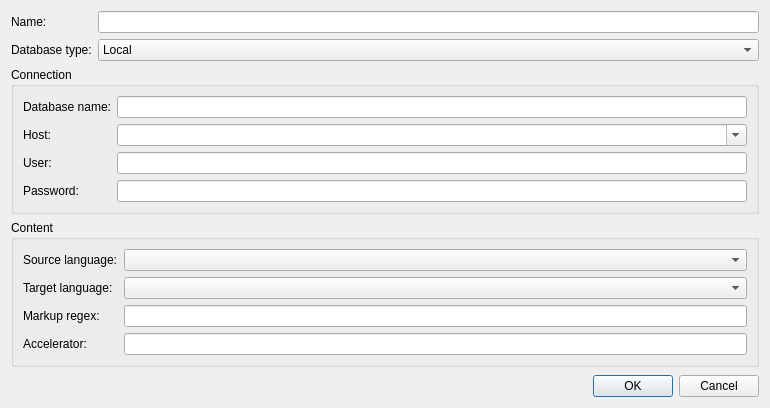
<?xml version="1.0" encoding="UTF-8"?>
<ui version="4.0">
 <class>DBParams</class>
 <widget class="QWidget" name="DBParams">
  <property name="geometry">
   <rect>
    <x>0</x>
    <y>0</y>
    <width>770</width>
    <height>408</height>
   </rect>
  </property>
  <layout class="QGridLayout">
   <property name="sizeConstraint">
    <enum>QLayout::SetMinimumSize</enum>
   </property>
   <item row="0" column="1">
    <widget class="QLineEdit" name="name"/>
   </item>
   <item row="6" column="0" colspan="2">
    <widget class="QGroupBox" name="connectionBox">
     <property name="title">
      <string>Connection</string>
     </property>
     <layout class="QFormLayout" name="formLayout_2">
      <property name="fieldGrowthPolicy">
       <enum>QFormLayout::AllNonFixedFieldsGrow</enum>
      </property>
      <item row="0" column="0">
       <widget class="QLabel" name="label_10">
        <property name="text">
         <string>Database name:</string>
        </property>
       </widget>
      </item>
      <item row="0" column="1">
       <widget class="QLineEdit" name="dbName"/>
      </item>
      <item row="1" column="0">
       <widget class="QLabel" name="label_7">
        <property name="text">
         <string>Host:</string>
        </property>
       </widget>
      </item>
      <item row="1" column="1">
       <widget class="QComboBox" name="dbHost">
        <property name="editable">
         <bool>true</bool>
        </property>
       </widget>
      </item>
      <item row="2" column="0">
       <widget class="QLabel" name="label_8">
        <property name="text">
         <string>User:</string>
        </property>
       </widget>
      </item>
      <item row="2" column="1">
       <widget class="QLineEdit" name="dbUser"/>
      </item>
      <item row="3" column="0">
       <widget class="QLabel" name="label_9">
        <property name="text">
         <string>Password:</string>
        </property>
       </widget>
      </item>
      <item row="3" column="1">
       <widget class="QLineEdit" name="dbPasswd">
        <property name="echoMode">
         <enum>QLineEdit::Password</enum>
        </property>
       </widget>
      </item>
     </layout>
    </widget>
   </item>
   <item row="1" column="1">
    <widget class="QComboBox" name="dbType">
     <item>
      <property name="text">
       <string>Local</string>
      </property>
     </item>
    </widget>
   </item>
   <item row="0" column="0">
    <widget class="QLabel" name="label">
     <property name="text">
      <string>Name:</string>
     </property>
    </widget>
   </item>
   <item row="1" column="0">
    <widget class="QLabel" name="label_6">
     <property name="text">
      <string>Database type:</string>
     </property>
    </widget>
   </item>
   <item row="7" column="0" colspan="2">
    <widget class="QGroupBox" name="contentBox">
     <property name="title">
      <string>Content</string>
     </property>
     <layout class="QFormLayout" name="formLayout">
      <property name="fieldGrowthPolicy">
       <enum>QFormLayout::AllNonFixedFieldsGrow</enum>
      </property>
      <item row="0" column="0">
       <widget class="QLabel" name="label_4">
        <property name="text">
         <string>Source language:</string>
        </property>
       </widget>
      </item>
      <item row="0" column="1">
       <widget class="KComboBox" name="sourceLang"/>
      </item>
      <item row="1" column="0">
       <widget class="QLabel" name="label_5">
        <property name="text">
         <string>Target language:</string>
        </property>
       </widget>
      </item>
      <item row="1" column="1">
       <widget class="KComboBox" name="targetLang"/>
      </item>
      <item row="2" column="1">
       <widget class="QLineEdit" name="markup"/>
      </item>
      <item row="2" column="0">
       <widget class="QLabel" name="label_2">
        <property name="text">
         <string>Markup regex:</string>
        </property>
       </widget>
      </item>
      <item row="3" column="1">
       <widget class="QLineEdit" name="accel"/>
      </item>
      <item row="3" column="0">
       <widget class="QLabel" name="label_3">
        <property name="text">
         <string>Accelerator:</string>
        </property>
       </widget>
      </item>
     </layout>
    </widget>
   </item>
   <item row="9" column="1">
    <widget class="QDialogButtonBox" name="buttonBox">
     <property name="standardButtons">
      <set>QDialogButtonBox::Cancel|QDialogButtonBox::Ok</set>
     </property>
    </widget>
   </item>
   <item row="8" column="1">
    <spacer name="verticalSpacer">
     <property name="orientation">
      <enum>Qt::Vertical</enum>
     </property>
     <property name="sizeHint" stdset="0">
      <size>
       <width>20</width>
       <height>40</height>
      </size>
     </property>
    </spacer>
   </item>
  </layout>
 </widget>
 <customwidgets>
  <customwidget>
   <class>KComboBox</class>
   <extends>QComboBox</extends>
   <header>kcombobox.h</header>
  </customwidget>
 </customwidgets>
 <tabstops>
  <tabstop>name</tabstop>
 </tabstops>
 <resources/>
 <connections/>
</ui>
